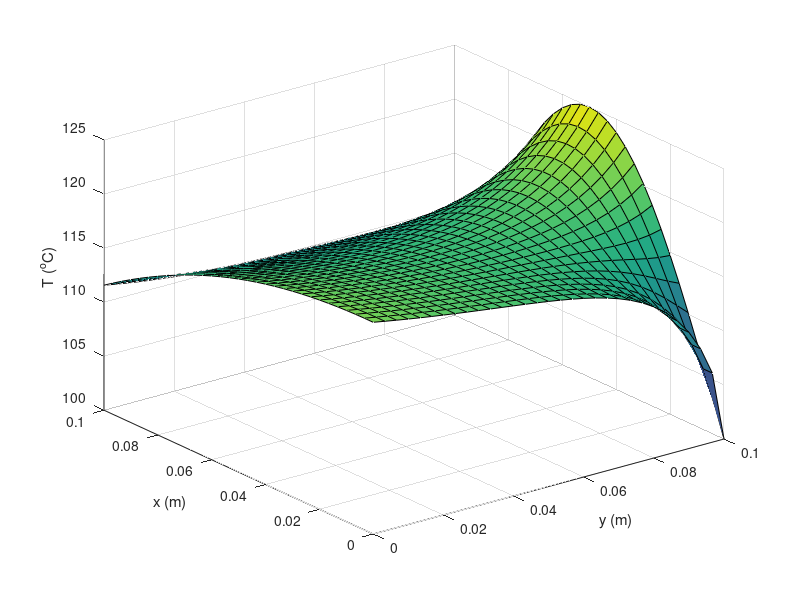

Write MATLAB code to recreate this figure.
clc;clear;close all

w=0.1; H=0.1; kk=15; Ta=100; qb=900; Tinf=25; h=30; qdot=10000;

ndx=30;
nx=ndx+1;
dx=w/ndx;
x=0:dx:w;

ndy=30;
ny=ndy+1;
dy=H/ndy;
y=0:dy:H;

n=nx*ny;

A=zeros(n,n);
b=zeros(n,1);

for k=ny+1:n-ny
    A(k,k+ny)=1;
    A(k,k-ny)=1;
    A(k,k+1)=1;
    A(k,k-1)=1;
    A(k,k)=-4;
    b(k)=-qdot*dx^2/kk;
end

for k=1:ny  % left 
    A(k,:)=0; A(k,k+ny)=1; A(k,k)=-1; b(k)=0;
end

for k=1:ny:n-ndy  % bottom
    A(k,:)=0; A(k,k+1)=1; A(k,k)=-1; b(k)=-qb*dy/kk;
end

for k=n-ndy:n % right
    A(k,:)=0; A(k,k-ny)=-1; A(k,k)=1+h*dx/kk; b(k)=h*dx*Tinf/kk;
end

for k=ny:ny:n  % up
    A(k,:)=0; A(k,k)=1; b(k)=Ta*(1+sin(pi*(k-ny)/ny*dx/w)/4); 
end

T=A\b;
T1 = zeros(nx,ny);
for i=1:nx
    for j=1:ny
        T1(i,j)=T((i-1)*ny+j);
    end
end

surf(y,x,T1)
xlabel('y (m)')
ylabel('x (m)')
zlabel('T (^oC)')
